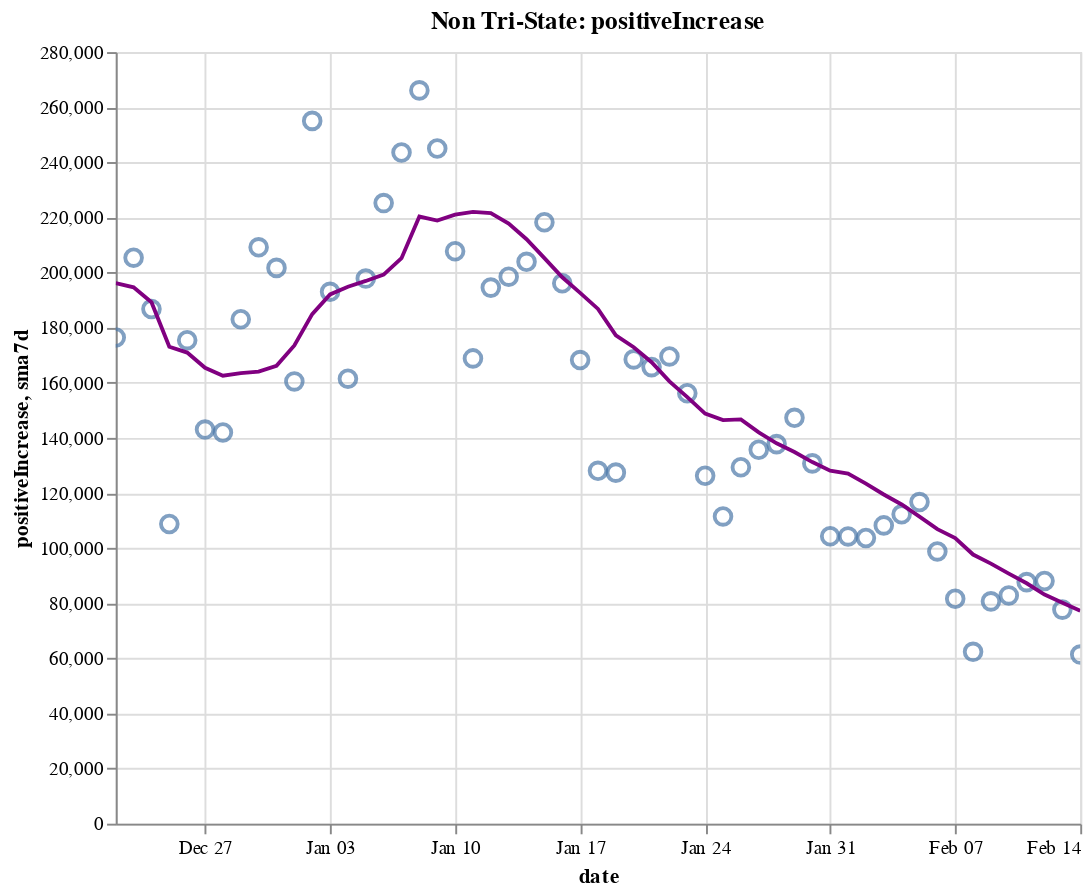

This figure's notebook cell:
### Code cell
create_plot(non_tristate, 'positiveIncrease')

### Figure 1 — Vega-Lite specification as saved in the notebook (floating-point values rounded to 4 significant figures)
{"config": {"view": {"continuousWidth": 400, "continuousHeight": 300}}, "layer": [{"layer": [{"mark": {"type": "point", "size": 75}, "encoding": {"tooltip": [{"type": "temporal", "field": "date"}, {"type": "quantitative", "field": "positiveIncrease"}, {"type": "quantitative", "field": "sma7d"}], "x": {"type": "temporal", "field": "date"}, "y": {"type": "quantitative", "field": "positiveIncrease"}}, "selection": {"selector014": {"type": "interval", "bind": "scales", "encodings": ["x", "y"]}}}, {"mark": {"type": "line", "color": "purple"}, "encoding": {"x": {"type": "temporal", "field": "date"}, "y": {"type": "quantitative", "field": "sma7d"}}}]}, {"mark": {"type": "rule", "color": "#aaa"}, "encoding": {"x": {"type": "temporal", "field": "date"}}, "transform": [{"filter": {"selection": "selector013"}}]}, {"mark": "circle", "encoding": {"opacity": {"condition": {"value": 1, "selection": "selector013"}, "value": 0}, "tooltip": [{"type": "temporal", "field": "date"}, {"type": "quantitative", "field": "positiveIncrease"}, {"type": "quantitative", "field": "sma7d"}], "x": {"type": "temporal", "field": "date"}, "y": {"type": "quantitative", "field": "positiveIncrease"}}, "selection": {"selector013": {"type": "single", "encodings": ["x"], "on": "mouseover", "nearest": true, "empty": "none"}}}, {"mark": {"type": "text", "align": "left", "dx": 5, "dy": -5, "stroke": "white", "strokeWidth": 2}, "encoding": {"text": {"type": "quantitative", "field": "positiveIncrease"}, "tooltip": [{"type": "temporal", "field": "date"}, {"type": "quantitative", "field": "positiveIncrease"}, {"type": "quantitative", "field": "sma7d"}], "x": {"type": "temporal", "field": "date"}, "y": {"type": "quantitative", "field": "positiveIncrease"}}, "transform": [{"filter": {"selection": "selector013"}}]}, {"mark": {"type": "text", "align": "left", "dx": 5, "dy": -5}, "encoding": {"text": {"type": "quantitative", "field": "positiveIncrease"}, "tooltip": [{"type": "temporal", "field": "date"}, {"type": "quantitative", "field": "positiveIncrease"}, {"type": "quantitative", "field": "sma7d"}], "x": {"type": "temporal", "field": "date"}, "y": {"type": "quantitative", "field": "positiveIncrease"}}, "transform": [{"filter": {"selection": "selector013"}}]}], "data": {"name": "data-3f6cb64c2e6683106e7d221f7e80cc5a"}, "height": 400, "title": "Non Tri-State: positiveIncrease", "width": 500, "$schema": "https://vega.github.io/schema/vega-lite/v4.8.1.json", "datasets": {"data-3f6cb64c2e6683106e7d221f7e80cc5a": [{"date": "2020-12-22T00:00:00", "totalTestResultsIncrease": 1564000.0, "positiveIncrease": 176400.0, "death": 261200.0, "deathIncrease": 2866.0, "positiveRate": 0.113, "state": "Non Tri-State", "sma7d": 196100.0}, {"date": "2020-12-23T00:00:00", "totalTestResultsIncrease": 1499000.0, "positiveIncrease": 205400.0, "death": 264300.0, "deathIncrease": 3054.0, "positiveRate": 0.137, "state": "Non Tri-State", "sma7d": 194700.0}, {"date": "2020-12-24T00:00:00", "totalTestResultsIncrease": 1658000.0, "positiveIncrease": 186700.0, "death": 267000.0, "deathIncrease": 2692.0, "positiveRate": 0.113, "state": "Non Tri-State", "sma7d": 189200.0}, {"date": "2020-12-25T00:00:00", "totalTestResultsIncrease": 1127000.0, "positiveIncrease": 108700.0, "death": 268300.0, "deathIncrease": 1381.0, "positiveRate": 0.096, "state": "Non Tri-State", "sma7d": 173000.0}, {"date": "2020-12-26T00:00:00", "totalTestResultsIncrease": 1952000.0, "positiveIncrease": 175500.0, "death": 269600.0, "deathIncrease": 1282.0, "positiveRate": 0.09, "state": "Non Tri-State", "sma7d": 171000.0}, {"date": "2020-12-27T00:00:00", "totalTestResultsIncrease": 1238000.0, "positiveIncrease": 143000.0, "death": 270900.0, "deathIncrease": 1265.0, "positiveRate": 0.116, "state": "Non Tri-State", "sma7d": 165400.0}, {"date": "2020-12-28T00:00:00", "totalTestResultsIncrease": 1037000.0, "positiveIncrease": 142000.0, "death": 272100.0, "deathIncrease": 1238.0, "positiveRate": 0.137, "state": "Non Tri-State", "sma7d": 162500.0}, {"date": "2020-12-29T00:00:00", "totalTestResultsIncrease": 1112000.0, "positiveIncrease": 183100.0, "death": 275100.0, "deathIncrease": 3016.0, "positiveRate": 0.165, "state": "Non Tri-State", "sma7d": 163500.0}, {"date": "2020-12-30T00:00:00", "totalTestResultsIncrease": 1389000.0, "positiveIncrease": 209100.0, "death": 278700.0, "deathIncrease": 3536.0, "positiveRate": 0.151, "state": "Non Tri-State", "sma7d": 164000.0}, {"date": "2020-12-31T00:00:00", "totalTestResultsIncrease": 1508000.0, "positiveIncrease": 201700.0, "death": 281700.0, "deathIncrease": 3041.0, "positiveRate": 0.134, "state": "Non Tri-State", "sma7d": 166200.0}, {"date": "2021-01-01T00:00:00", "totalTestResultsIncrease": 1119000.0, "positiveIncrease": 160500.0, "death": 284000.0, "deathIncrease": 2306.0, "positiveRate": 0.143, "state": "Non Tri-State", "sma7d": 173500.0}, {"date": "2021-01-02T00:00:00", "totalTestResultsIncrease": 1833000.0, "positiveIncrease": 255000.0, "death": 286200.0, "deathIncrease": 2146.0, "positiveRate": 0.139, "state": "Non Tri-State", "sma7d": 184900.0}, {"date": "2021-01-03T00:00:00", "totalTestResultsIncrease": 1283000.0, "positiveIncrease": 193000.0, "death": 287500.0, "deathIncrease": 1295.0, "positiveRate": 0.15, "state": "Non Tri-State", "sma7d": 192100.0}, {"date": "2021-01-04T00:00:00", "totalTestResultsIncrease": 1360000.0, "positiveIncrease": 161500.0, "death": 288700.0, "deathIncrease": 1270.0, "positiveRate": 0.119, "state": "Non Tri-State", "sma7d": 194800.0}, {"date": "2021-01-05T00:00:00", "totalTestResultsIncrease": 1319000.0, "positiveIncrease": 197800.0, "death": 291900.0, "deathIncrease": 3168.0, "positiveRate": 0.15, "state": "Non Tri-State", "sma7d": 197000.0}, {"date": "2021-01-06T00:00:00", "totalTestResultsIncrease": 1365000.0, "positiveIncrease": 225200.0, "death": 295500.0, "deathIncrease": 3560.0, "positiveRate": 0.165, "state": "Non Tri-State", "sma7d": 199200.0}, {"date": "2021-01-07T00:00:00", "totalTestResultsIncrease": 1647000.0, "positiveIncrease": 243600.0, "death": 299200.0, "deathIncrease": 3700.0, "positiveRate": 0.148, "state": "Non Tri-State", "sma7d": 205200.0}, {"date": "2021-01-08T00:00:00", "totalTestResultsIncrease": 1828000.0, "positiveIncrease": 266100.0, "death": 302600.0, "deathIncrease": 3468.0, "positiveRate": 0.146, "state": "Non Tri-State", "sma7d": 220300.0}, {"date": "2021-01-09T00:00:00", "totalTestResultsIncrease": 1787000.0, "positiveIncrease": 245000.0, "death": 305900.0, "deathIncrease": 3249.0, "positiveRate": 0.137, "state": "Non Tri-State", "sma7d": 218900.0}, {"date": "2021-01-10T00:00:00", "totalTestResultsIncrease": 1772000.0, "positiveIncrease": 207700.0, "death": 307800.0, "deathIncrease": 1883.0, "positiveRate": 0.117, "state": "Non Tri-State", "sma7d": 221000.0}, {"date": "2021-01-11T00:00:00", "totalTestResultsIncrease": 1541000.0, "positiveIncrease": 168800.0, "death": 309200.0, "deathIncrease": 1426.0, "positiveRate": 0.11, "state": "Non Tri-State", "sma7d": 222000.0}, {"date": "2021-01-12T00:00:00", "totalTestResultsIncrease": 1510000.0, "positiveIncrease": 194500.0, "death": 313000.0, "deathIncrease": 3758.0, "positiveRate": 0.129, "state": "Non Tri-State", "sma7d": 221600.0}, {"date": "2021-01-13T00:00:00", "totalTestResultsIncrease": 1578000.0, "positiveIncrease": 198500.0, "death": 316700.0, "deathIncrease": 3710.0, "positiveRate": 0.126, "state": "Non Tri-State", "sma7d": 217800.0}, {"date": "2021-01-14T00:00:00", "totalTestResultsIncrease": 1752000.0, "positiveIncrease": 203900.0, "death": 320300.0, "deathIncrease": 3602.0, "positiveRate": 0.116, "state": "Non Tri-State", "sma7d": 212100.0}, {"date": "2021-01-15T00:00:00", "totalTestResultsIncrease": 1825000.0, "positiveIncrease": 218300.0, "death": 323600.0, "deathIncrease": 3384.0, "positiveRate": 0.12, "state": "Non Tri-State", "sma7d": 205300.0}, {"date": "2021-01-16T00:00:00", "totalTestResultsIncrease": 1796000.0, "positiveIncrease": 196100.0, "death": 327100.0, "deathIncrease": 3456.0, "positiveRate": 0.109, "state": "Non Tri-State", "sma7d": 198300.0}, {"date": "2021-01-17T00:00:00", "totalTestResultsIncrease": 1641000.0, "positiveIncrease": 168200.0, "death": 329000.0, "deathIncrease": 1856.0, "positiveRate": 0.103, "state": "Non Tri-State", "sma7d": 192600.0}, {"date": "2021-01-18T00:00:00", "totalTestResultsIncrease": 1502000.0, "positiveIncrease": 128100.0, "death": 330100.0, "deathIncrease": 1145.0, "positiveRate": 0.085, "state": "Non Tri-State", "sma7d": 186800.0}, {"date": "2021-01-19T00:00:00", "totalTestResultsIncrease": 1340000.0, "positiveIncrease": 127400.0, "death": 332000.0, "deathIncrease": 1903.0, "positiveRate": 0.095, "state": "Non Tri-State", "sma7d": 177200.0}, {"date": "2021-01-20T00:00:00", "totalTestResultsIncrease": 1511000.0, "positiveIncrease": 168500.0, "death": 336000.0, "deathIncrease": 4022.0, "positiveRate": 0.112, "state": "Non Tri-State", "sma7d": 172900.0}, {"date": "2021-01-21T00:00:00", "totalTestResultsIncrease": 1667000.0, "positiveIncrease": 165700.0, "death": 339600.0, "deathIncrease": 3555.0, "positiveRate": 0.099, "state": "Non Tri-State", "sma7d": 167500.0}, {"date": "2021-01-22T00:00:00", "totalTestResultsIncrease": 1674000.0, "positiveIncrease": 169600.0, "death": 343200.0, "deathIncrease": 3651.0, "positiveRate": 0.101, "state": "Non Tri-State", "sma7d": 160500.0}, {"date": "2021-01-23T00:00:00", "totalTestResultsIncrease": 1660000.0, "positiveIncrease": 156200.0, "death": 346600.0, "deathIncrease": 3388.0, "positiveRate": 0.094, "state": "Non Tri-State", "sma7d": 154800.0}, {"date": "2021-01-24T00:00:00", "totalTestResultsIncrease": 1509000.0, "positiveIncrease": 126200.0, "death": 348400.0, "deathIncrease": 1765.0, "positiveRate": 0.084, "state": "Non Tri-State", "sma7d": 148800.0}, {"date": "2021-01-25T00:00:00", "totalTestResultsIncrease": 1408000.0, "positiveIncrease": 111500.0, "death": 349700.0, "deathIncrease": 1307.0, "positiveRate": 0.079, "state": "Non Tri-State", "sma7d": 146400.0}, {"date": "2021-01-26T00:00:00", "totalTestResultsIncrease": 1339000.0, "positiveIncrease": 129300.0, "death": 353100.0, "deathIncrease": 3413.0, "positiveRate": 0.097, "state": "Non Tri-State", "sma7d": 146700.0}, {"date": "2021-01-27T00:00:00", "totalTestResultsIncrease": 1353000.0, "positiveIncrease": 135700.0, "death": 356900.0, "deathIncrease": 3748.0, "positiveRate": 0.1, "state": "Non Tri-State", "sma7d": 142000.0}, {"date": "2021-01-28T00:00:00", "totalTestResultsIncrease": 1614000.0, "positiveIncrease": 137700.0, "death": 360600.0, "deathIncrease": 3723.0, "positiveRate": 0.085, "state": "Non Tri-State", "sma7d": 138000.0}, {"date": "2021-01-29T00:00:00", "totalTestResultsIncrease": 1590000.0, "positiveIncrease": 147300.0, "death": 363800.0, "deathIncrease": 3244.0, "positiveRate": 0.093, "state": "Non Tri-State", "sma7d": 134900.0}, {"date": "2021-01-30T00:00:00", "totalTestResultsIncrease": 1883000.0, "positiveIncrease": 130700.0, "death": 366600.0, "deathIncrease": 2767.0, "positiveRate": 0.069, "state": "Non Tri-State", "sma7d": 131200.0}, {"date": "2021-01-31T00:00:00", "totalTestResultsIncrease": 1469000.0, "positiveIncrease": 104300.0, "death": 368500.0, "deathIncrease": 1888.0, "positiveRate": 0.071, "state": "Non Tri-State", "sma7d": 128100.0}, {"date": "2021-02-01T00:00:00", "totalTestResultsIncrease": 1197000.0, "positiveIncrease": 104200.0, "death": 369800.0, "deathIncrease": 1319.0, "positiveRate": 0.087, "state": "Non Tri-State", "sma7d": 127000.0}, {"date": "2021-02-02T00:00:00", "totalTestResultsIncrease": 1191000.0, "positiveIncrease": 103700.0, "death": 373100.0, "deathIncrease": 3254.0, "positiveRate": 0.087, "state": "Non Tri-State", "sma7d": 123400.0}, {"date": "2021-02-03T00:00:00", "totalTestResultsIncrease": 1270000.0, "positiveIncrease": 108200.0, "death": 376400.0, "deathIncrease": 3387.0, "positiveRate": 0.085, "state": "Non Tri-State", "sma7d": 119500.0}, {"date": "2021-02-04T00:00:00", "totalTestResultsIncrease": 1456000.0, "positiveIncrease": 112300.0, "death": 381400.0, "deathIncrease": 4948.0, "positiveRate": 0.077, "state": "Non Tri-State", "sma7d": 115800.0}, {"date": "2021-02-05T00:00:00", "totalTestResultsIncrease": 1594000.0, "positiveIncrease": 116700.0, "death": 384700.0, "deathIncrease": 3268.0, "positiveRate": 0.073, "state": "Non Tri-State", "sma7d": 111500.0}, {"date": "2021-02-06T00:00:00", "totalTestResultsIncrease": 1566000.0, "positiveIncrease": 98790.0, "death": 387400.0, "deathIncrease": 2757.0, "positiveRate": 0.063, "state": "Non Tri-State", "sma7d": 106900.0}, {"date": "2021-02-07T00:00:00", "totalTestResultsIncrease": 1243000.0, "positiveIncrease": 81640.0, "death": 388700.0, "deathIncrease": 1305.0, "positiveRate": 0.066, "state": "Non Tri-State", "sma7d": 103700.0}, {"date": "2021-02-08T00:00:00", "totalTestResultsIncrease": 1112000.0, "positiveIncrease": 62360.0, "death": 389800.0, "deathIncrease": 1104.0, "positiveRate": 0.056, "state": "Non Tri-State", "sma7d": 97670.0}, {"date": "2021-02-09T00:00:00", "totalTestResultsIncrease": 1138000.0, "positiveIncrease": 80680.0, "death": 392400.0, "deathIncrease": 2545.0, "positiveRate": 0.071, "state": "Non Tri-State", "sma7d": 94380.0}, {"date": "2021-02-10T00:00:00", "totalTestResultsIncrease": 1183000.0, "positiveIncrease": 82840.0, "death": 395500.0, "deathIncrease": 3132.0, "positiveRate": 0.07, "state": "Non Tri-State", "sma7d": 90750.0}, {"date": "2021-02-11T00:00:00", "totalTestResultsIncrease": 1503000.0, "positiveIncrease": 87660.0, "death": 399100.0, "deathIncrease": 3642.0, "positiveRate": 0.058, "state": "Non Tri-State", "sma7d": 87240.0}, {"date": "2021-02-12T00:00:00", "totalTestResultsIncrease": 1493000.0, "positiveIncrease": 88060.0, "death": 404300.0, "deathIncrease": 5197.0, "positiveRate": 0.059, "state": "Non Tri-State", "sma7d": 83150.0}, {"date": "2021-02-13T00:00:00", "totalTestResultsIncrease": 1420000.0, "positiveIncrease": 77680.0, "death": 407600.0, "deathIncrease": 3254.0, "positiveRate": 0.055, "state": "Non Tri-State", "sma7d": 80130.0}, {"date": "2021-02-14T00:00:00", "totalTestResultsIncrease": 1183000.0, "positiveIncrease": 61360.0, "death": 408800.0, "deathIncrease": 1240.0, "positiveRate": 0.052, "state": "Non Tri-State", "sma7d": 77230.0}]}}
